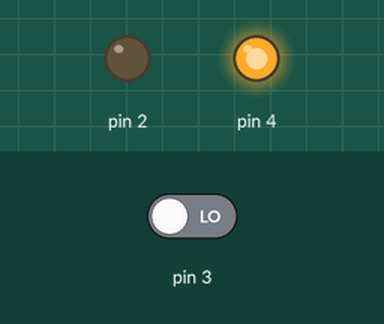
This sketch was run on a simulated Arduino Uno, built with avr-gcc and run on an emulated ATmega328P. Shown: output pins drawn as LEDs (lit = HIGH). The test bench sets the inputs (shaded band); at power-on: pin 3 LOW. What the sketch prints to the serial monitor is not drawn.

Above: at 0.1 s.
At 6.1 s:
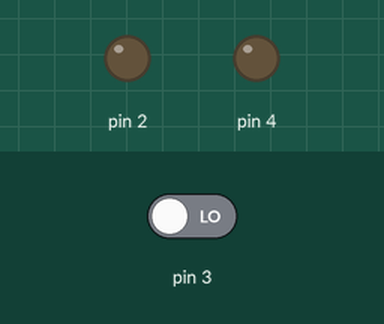
At 26.1 s:
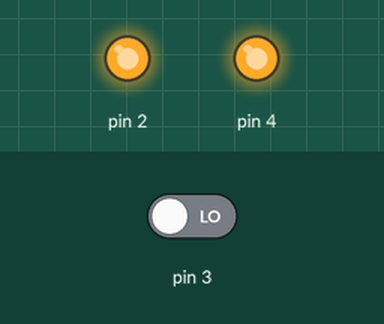
Timing chart, 0 to 29.5 s (numbered marks = the images above):
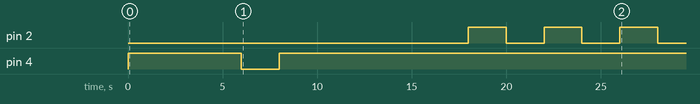

The sketch:

dialme2.ino
```cpp
void setup() {
  // put your setup code here, to run once:
Serial.begin(9600);
//настройка порта управленипя включением sim900
pinMode(4, OUTPUT);
//включение sim900 (имитация нажатия кнопки powerkey)
digitalWrite(4, HIGH);
delay(6000);
digitalWrite(4, LOW);
delay(2000);
digitalWrite(4, HIGH);

delay(10000);
// настройка порта приема сигнала ring(RI) от sim900
pinMode(3, INPUT);
//настройка порта управления сигналом DTR от микроконтроллера до sim900
pinMode(2, OUTPUT);
//серия сигналов DTR для указания sim900 о том, что микроконтроллер готов к работе (для 100% уверенности повторяем сигнал DTR 3 раза)
digitalWrite(2, HIGH);
delay(2000);
digitalWrite(2, LOW);
delay(2000);
digitalWrite(2, HIGH);
delay(2000);
digitalWrite(2, LOW);
delay(2000);
digitalWrite(2, HIGH);
delay(2000);
digitalWrite(2, LOW);
delay(20000);


//шлем команду AT для автоматической настройки битрейта передачи данных между микроконтроллером и sim900(два раза для полной уверенности)
Serial.println("AT\r\n");
delay(1000);
Serial.println("AT\r\n");
delay(1000);

//команда дозвона мне на номер
Serial.println("ATD+79090810135;\r\n");
delay(10000);

}

void loop() {
 //если на канале RI пришел сигнал звонка, то шлется команда на sim900 АТА для принятия звонка
 int sensorVal = digitalRead(3);
  if (sensorVal == LOW){
    Serial.println("ATA\r\n");
    delay(5000);


  }


  // put your main code here, to run repeatedly:
  //Serial.println("ATD+79090810135;\r\n");

}
```
